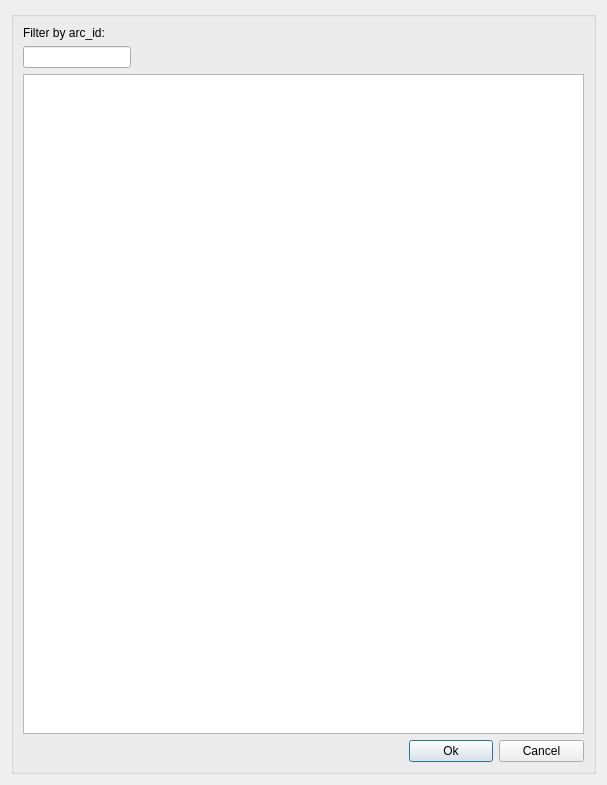
<?xml version="1.0" encoding="UTF-8"?>
<ui version="4.0">
 <class>document_management</class>
 <widget class="QDialog" name="document_management">
  <property name="geometry">
   <rect>
    <x>0</x>
    <y>0</y>
    <width>607</width>
    <height>785</height>
   </rect>
  </property>
  <property name="windowTitle">
   <string>Document management</string>
  </property>
  <layout class="QGridLayout" name="verticalLayout_4">
   <item row="0" column="0">
    <widget class="QGroupBox" name="groupBox">
     <property name="title">
      <string/>
     </property>
     <layout class="QGridLayout" name="verticalLayout_3">
      <item row="2" column="0" colspan="6">
       <widget class="QTableView" name="tbl_document"/>
      </item>
      <item row="3" column="0" colspan="4">
       <spacer name="horizontalSpacer">
        <property name="orientation">
         <enum>Qt::Horizontal</enum>
        </property>
        <property name="sizeHint" stdset="0">
         <size>
          <width>40</width>
          <height>20</height>
         </size>
        </property>
       </spacer>
      </item>
      <item row="0" column="0">
       <widget class="QLabel" name="label_doc_id">
        <property name="text">
         <string>Filter by arc_id:</string>
        </property>
       </widget>
      </item>
      <item row="3" column="4">
       <widget class="QPushButton" name="btn_accept">
        <property name="text">
         <string>Ok</string>
        </property>
       </widget>
      </item>
      <item row="3" column="5">
       <widget class="QPushButton" name="btn_cancel">
        <property name="text">
         <string>Cancel</string>
        </property>
       </widget>
      </item>
      <item row="1" column="0">
       <widget class="QLineEdit" name="doc_id">
        <property name="sizePolicy">
         <sizepolicy hsizetype="Fixed" vsizetype="Fixed">
          <horstretch>0</horstretch>
          <verstretch>0</verstretch>
         </sizepolicy>
        </property>
        <property name="text">
         <string/>
        </property>
       </widget>
      </item>
      <item row="1" column="1" colspan="5">
       <spacer name="horizontalSpacer_2">
        <property name="orientation">
         <enum>Qt::Horizontal</enum>
        </property>
        <property name="sizeHint" stdset="0">
         <size>
          <width>80</width>
          <height>20</height>
         </size>
        </property>
       </spacer>
      </item>
     </layout>
    </widget>
   </item>
  </layout>
 </widget>
 <resources/>
 <connections/>
</ui>
